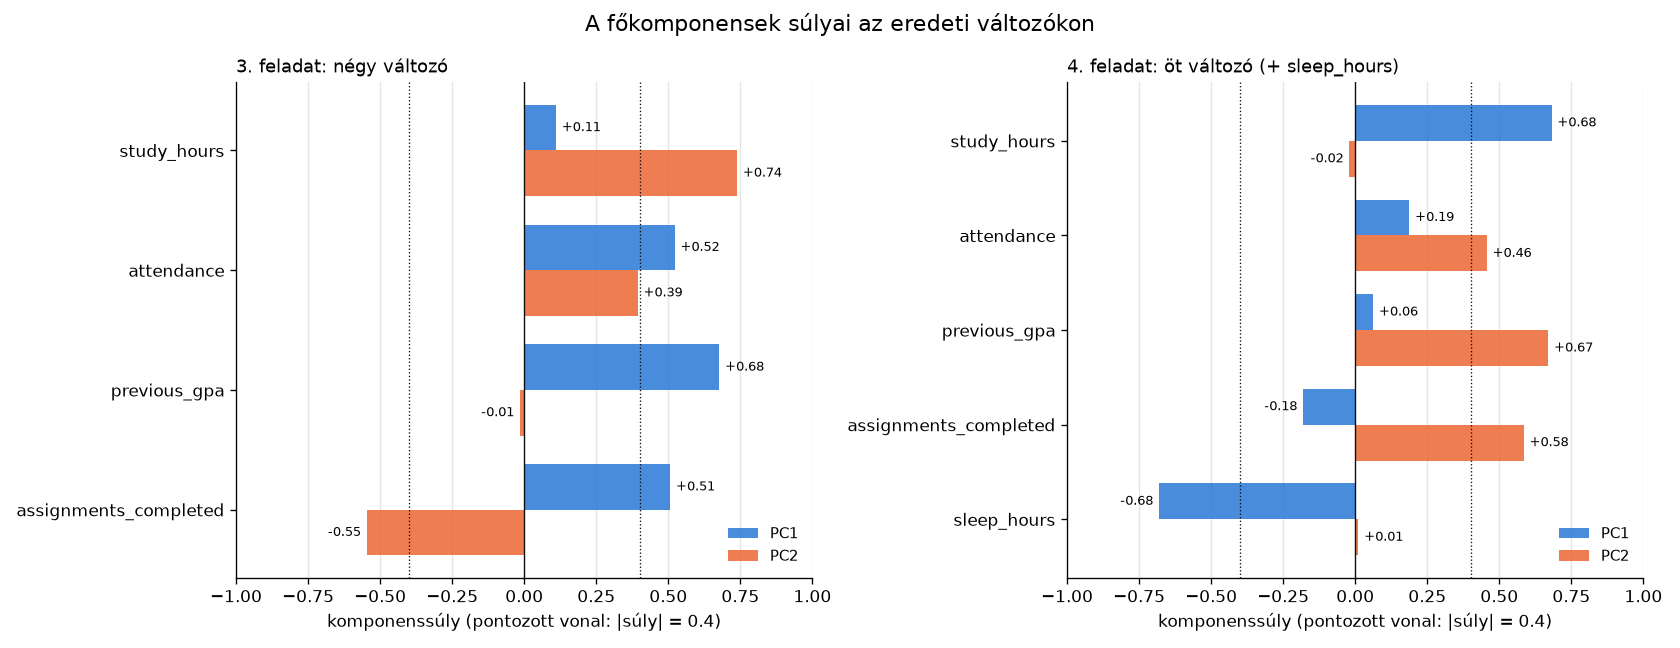

The Python source for this figure:
# -*- coding: utf-8 -*-
"""5. A főkomponensek értelmezése.

Bemenet: student_performance_imputed.csv

A 3. (négy változó) és a 4. feladat (öt változó, + sleep_hours) két
komponensű PCA-jának komponenssúlyait (pca.components_) táblázatba
rendezzük, összevetjük, és tartalmi értelmezést adunk a PC1-nek és a PC2-nek.

A komponensek előjele önkényes: egy főkomponens −1-szerese ugyanazt a
varianciát magyarázza, ezért a súlyok előjelét mindig egymáshoz képest
értelmezzük.
"""

import os

import numpy as np
import pandas as pd
import matplotlib.pyplot as plt

from pca_kozos import (MAPPA, JELLEMZOK, JELLEMZOK_ALVASSAL, SZIN, SZIN2, SZOVEG_SZIN,
                       beolvas, cim, alvas_hozzaad, pca_2d, sulyok, ax_formaz)

# ekkora |súly| fölött tekintjük a változót a komponens meghatározó elemének
JELENTOS = 0.4


def legnagyobb_sulyok(tabla, nev):
    for pc in ("PC1", "PC2"):
        rendezett = tabla[pc].reindex(tabla[pc].abs().sort_values(ascending=False).index)
        jelentos = rendezett[rendezett.abs() >= JELENTOS]
        print("  {} – {}: {}".format(nev, pc, ", ".join(
            "{} ({:+.3f})".format(v, s) for v, s in jelentos.items())))


def abra(s4, s5):
    fig, tengelyek = plt.subplots(1, 2, figsize=(14, 5.4), sharex=True)
    for ax, tabla, felirat in ((tengelyek[0], s4, "3. feladat: négy változó"),
                               (tengelyek[1], s5, "4. feladat: öt változó (+ sleep_hours)")):
        y = np.arange(len(tabla))
        magassag = 0.38
        for eltolas, pc, szin in ((-magassag / 2, "PC1", SZIN), (magassag / 2, "PC2", SZIN2)):
            ax.barh(y + eltolas, tabla[pc], height=magassag, color=szin, alpha=0.85, label=pc)
            for yi, ertek in zip(y + eltolas, tabla[pc]):
                ax.text(ertek + (0.02 if ertek >= 0 else -0.02), yi, "{:+.2f}".format(ertek),
                        va="center", ha="left" if ertek >= 0 else "right", fontsize=8)
        ax.set_yticks(y)
        ax.set_yticklabels(tabla.index)
        ax.invert_yaxis()
        ax.axvline(0, color=SZOVEG_SZIN, linewidth=0.8)
        for hatar in (-JELENTOS, JELENTOS):
            ax.axvline(hatar, color=SZOVEG_SZIN, linewidth=0.8, linestyle=":")
        ax.set_xlim(-1, 1)
        ax.legend(frameon=False, fontsize=9, loc="lower right")
        ax_formaz(ax, felirat, "komponenssúly (pontozott vonal: |súly| = {})".format(JELENTOS),
                  "", racs="x")
    fig.suptitle("A főkomponensek súlyai az eredeti változókon", fontsize=13)
    fig.tight_layout()
    fig.savefig(os.path.join(MAPPA, "05_komponensek_ertelmezese.png"), dpi=120)


def main():
    pd.set_option("display.width", 140)
    df = beolvas()
    pca4, _ = pca_2d(df, JELLEMZOK)
    pca5, _ = pca_2d(alvas_hozzaad(df), JELLEMZOK_ALVASSAL)
    s4 = sulyok(pca4, JELLEMZOK)
    s5 = sulyok(pca5, JELLEMZOK_ALVASSAL)

    cim("Komponenssúlyok a 3. és a 4. feladatban")
    tabla = pd.concat({"3. feladat (4 változó)": s4, "4. feladat (5 változó)": s5}, axis=1)
    print(tabla.round(3).to_string(na_rep="–"))
    print()
    print("A súlyok egységvektort alkotnak: a négyzetösszegük komponensenként 1 (pl. 3. feladat")
    print("PC1: {:.3f}). Egy hallgató PC-pontszáma a standardizált értékeinek súlyozott összege."
          .format((s4["PC1"] ** 2).sum()))

    cim("Mely változók súlyai a legnagyobbak abszolút értékben?")
    print("(|súly| ≥ {} esetén, csökkenő sorrendben)".format(JELENTOS))
    legnagyobb_sulyok(s4, "3. feladat")
    legnagyobb_sulyok(s5, "4. feladat")

    cim("Azonos-e a változók súlya a két feladat esetén?")
    print("Nem. A sleep_hours bevonása átrendezi a komponenseket:")
    print("- A 3. feladat PC1-ét a previous_gpa, az attendance és az assignments_completed")
    print("  határozza meg; a 4. feladatban ezek a PC2-re kerülnek, közel ugyanazzal a mintázattal:")
    for v in ("previous_gpa", "attendance", "assignments_completed"):
        print("    {:<22} 3. feladat PC1: {:+.2f}   4. feladat PC2: {:+.2f}".format(
            v, s4.loc[v, "PC1"], s5.loc[v, "PC2"]))
    print("- A 4. feladat PC1-ét szinte teljesen a study_hours és a sleep_hours adja, míg a")
    print("  3. feladatban a study_hours a PC2 legnagyobb súlyú változója volt.")
    print("A komponensek sorrendje azért cserélődik, mert a megduplázott tanulási idő együtt")
    print("nagyobb varianciát képvisel, mint a többi változó közös része.")

    cim("A 4. feladatban milyen előjellel szerepel a study_hours és a sleep_hours a PC1-ben?")
    sh, sl = s5.loc["study_hours", "PC1"], s5.loc["sleep_hours", "PC1"]
    print("study_hours: {:+.3f}, sleep_hours: {:+.3f} → hasonló nagyságú, ellentétes előjelű súly."
          .format(sh, sl))
    print("(Az előjelek együtt megfordulhatnak egy másik futtatásban vagy programban, az")
    print("ellentétes előjel viszont mindig megmarad.)")

    cim("Mit jelent, ha hasonló nagyságú, de ellentétes előjelű súlyt kapnak?")
    print("A komponens a két változó KÜLÖNBSÉGÉT méri: magas PC1-értéket az kap, aki sokat")
    print("tanul ÉS keveset alszik, alacsonyat, aki keveset tanul és sokat alszik. A két változó")
    print("ugyanannak a dimenziónak a két végét írja le (erős negatív korreláció), ezért a PCA")
    print("egyetlen tengelyre vonja össze őket. A hasonló nagyság azt mutatja, hogy egyenlő")
    print("mértékben járulnak hozzá a komponenshez – ami a redundanciájuk jele: együtt sem")
    print("hordoznak több információt, mint külön-külön.")

    cim("Adható-e rövid, tartalmilag indokolható értelmezés a PC1-nek és a PC2-nek?")
    print("3. feladat (négy változó):")
    print("  PC1 – „általános tanulmányi elkötelezettség / akadémiai háttér”: a previous_gpa, az")
    print("        attendance és az assignments_completed azonos előjellel, hasonló súllyal")
    print("        szerepel; magas értéket a jó előzetes eredményű, rendszeresen órára járó és")
    print("        feladatait beadó hallgató kap. A sikertelenek átlagosan itt alacsonyabbak.")
    print("  PC2 – „tanulási idő kontra feladatmegoldás”: pozitív súlyú a study_hours (és")
    print("        kisebb mértékben az attendance), negatív az assignments_completed; azokat")
    print("        különíti el, akik sok időt töltenek tanulással, de kevesebb feladatot adnak")
    print("        be, azoktól, akik kevesebb órát, de több feladatot teljesítenek.")
    print("4. feladat (öt változó):")
    print("  PC1 – „időráfordítás: tanulás kontra alvás”: a study_hours és a sleep_hours")
    print("        ellentétes előjellel; lényegében a tanulási időt méri (kétszer).")
    print("  PC2 – „akadémiai elkötelezettség”: a previous_gpa, az assignments_completed és az")
    print("        attendance azonos előjellel – tartalmilag a 3. feladat PC1-ének felel meg.")
    print()
    print("Fontos: a PC2 a 3. feladatban csak {:.1f} százalékponttal kevesebb varianciát magyaráz,"
          .format(100 * (pca4.explained_variance_ratio_[0] - pca4.explained_variance_ratio_[1])))
    print("mint a PC1 ({:.1%} vs {:.1%}), és a változók gyengén korrelálnak, ezért az értelmezések"
          .format(*pca4.explained_variance_ratio_))
    print("tájékoztató jellegűek: kis adatváltozás is átrendezheti a két komponenst.")

    abra(s4, s5)
    plt.show()


if __name__ == "__main__":
    main()
